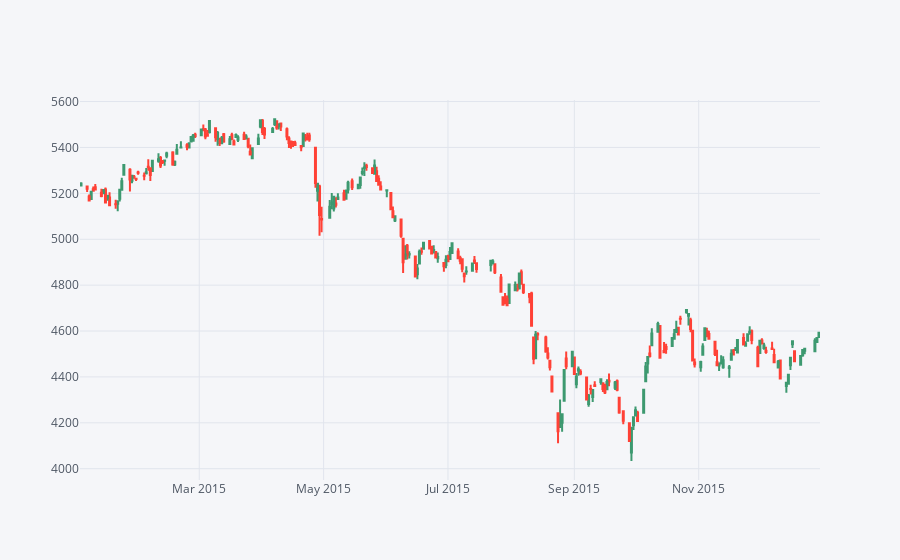

The notebook cell saved with this chart:
### Markdown cell above
** Use .iplot(kind='candle) to create a candle plot of Bank of America's stock from Jan 1st 2015 to Jan 1st 2016.**

### Code cell
JCI[['Open', 'High', 'Low', 'Close']].loc['2016-01-01':'2015-01-01'].iplot(kind='candle')

### Figure 1 — Plotly figure (JSON) as saved in the notebook; plotly's stock layout.template omitted (floating-point values rounded to 4 significant figures; data arrays with more than 128 entries replaced by an {"elided": "..."} marker saying what was removed)
{"data": [{"close": {"elided": "244 float values"}, "high": {"elided": "244 float values"}, "low": {"elided": "244 float values"}, "open": {"elided": "244 float values"}, "showlegend": false, "type": "candlestick", "x": {"elided": "244 str values"}, "yaxis": "y2"}], "layout": {"legend": {"bgcolor": "#F5F6F9", "font": {"color": "#4D5663"}}, "paper_bgcolor": "#F5F6F9", "plot_bgcolor": "#F5F6F9", "title": {"font": {"color": "#4D5663"}}, "xaxis": {"gridcolor": "#E1E5ED", "rangeslider": {"visible": false}, "showgrid": true, "tickfont": {"color": "#4D5663"}, "title": {"font": {"color": "#4D5663"}, "text": ""}, "zerolinecolor": "#E1E5ED"}, "yaxis": {"gridcolor": "#E1E5ED", "showgrid": true, "showticklabels": false, "tickfont": {"color": "#4D5663"}, "title": {"font": {"color": "#4D5663"}, "text": ""}, "zerolinecolor": "#E1E5ED"}, "yaxis2": {"gridcolor": "#E1E5ED", "showgrid": true, "tickfont": {"color": "#4D5663"}, "title": {"font": {"color": "#4D5663"}, "text": ""}, "zerolinecolor": "#E1E5ED"}}}
